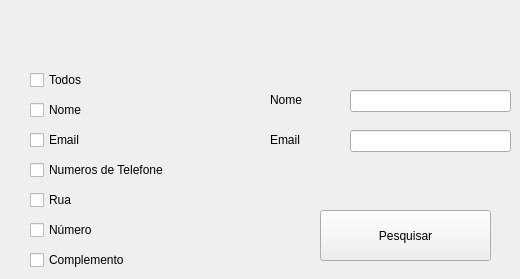
      <widget class="QWidget" name="tr_sales_tab_5">
       <attribute name="title">
        <string>Pesquisar</string>
       </attribute>
       <widget class="QPushButton" name="botao_pesquisar_hospital">
        <property name="geometry">
         <rect>
          <x>320</x>
          <y>210</y>
          <width>171</width>
          <height>51</height>
         </rect>
        </property>
        <property name="text">
         <string>Pesquisar</string>
        </property>
       </widget>
       <widget class="QCheckBox" name="checkbox_telefone_hospital">
        <property name="geometry">
         <rect>
          <x>30</x>
          <y>160</y>
          <width>151</width>
          <height>20</height>
         </rect>
        </property>
        <property name="text">
         <string>Numeros de Telefone</string>
        </property>
       </widget>
       <widget class="QCheckBox" name="checkbox_complemento_hospital">
        <property name="geometry">
         <rect>
          <x>30</x>
          <y>250</y>
          <width>111</width>
          <height>20</height>
         </rect>
        </property>
        <property name="text">
         <string>Complemento</string>
        </property>
       </widget>
       <widget class="QCheckBox" name="checkbox_email_hospital">
        <property name="geometry">
         <rect>
          <x>30</x>
          <y>130</y>
          <width>81</width>
          <height>20</height>
         </rect>
        </property>
        <property name="text">
         <string>Email</string>
        </property>
       </widget>
       <widget class="QCheckBox" name="checkbox_rua_hospital">
        <property name="geometry">
         <rect>
          <x>30</x>
          <y>190</y>
          <width>81</width>
          <height>20</height>
         </rect>
        </property>
        <property name="text">
         <string>Rua</string>
        </property>
       </widget>
       <widget class="QCheckBox" name="checkbox_numero_hospital">
        <property name="geometry">
         <rect>
          <x>30</x>
          <y>220</y>
          <width>81</width>
          <height>20</height>
         </rect>
        </property>
        <property name="text">
         <string>Número</string>
        </property>
       </widget>
       <widget class="QCheckBox" name="checkbox_nome_hospital">
        <property name="geometry">
         <rect>
          <x>30</x>
          <y>100</y>
          <width>81</width>
          <height>20</height>
         </rect>
        </property>
        <property name="text">
         <string>Nome</string>
        </property>
       </widget>
       <widget class="QLabel" name="label_clients_name_74">
        <property name="geometry">
         <rect>
          <x>270</x>
          <y>130</y>
          <width>111</width>
          <height>20</height>
         </rect>
        </property>
        <property name="text">
         <string>Email</string>
        </property>
       </widget>
       <widget class="QLabel" name="label_clients_name_73">
        <property name="geometry">
         <rect>
          <x>270</x>
          <y>90</y>
          <width>111</width>
          <height>20</height>
         </rect>
        </property>
        <property name="text">
         <string>Nome</string>
        </property>
       </widget>
       <widget class="QLineEdit" name="pesquisa_nome_hospital">
        <property name="geometry">
         <rect>
          <x>350</x>
          <y>90</y>
          <width>161</width>
          <height>22</height>
         </rect>
        </property>
       </widget>
       <widget class="QLineEdit" name="pesquisa_email_hospital">
        <property name="geometry">
         <rect>
          <x>350</x>
          <y>130</y>
          <width>161</width>
          <height>22</height>
         </rect>
        </property>
       </widget>
       <widget class="QCheckBox" name="checkbox_todos_hospital">
        <property name="geometry">
         <rect>
          <x>30</x>
          <y>70</y>
          <width>81</width>
          <height>20</height>
         </rect>
        </property>
        <property name="text">
         <string>Todos</string>
        </property>
       </widget>
      </widget>
